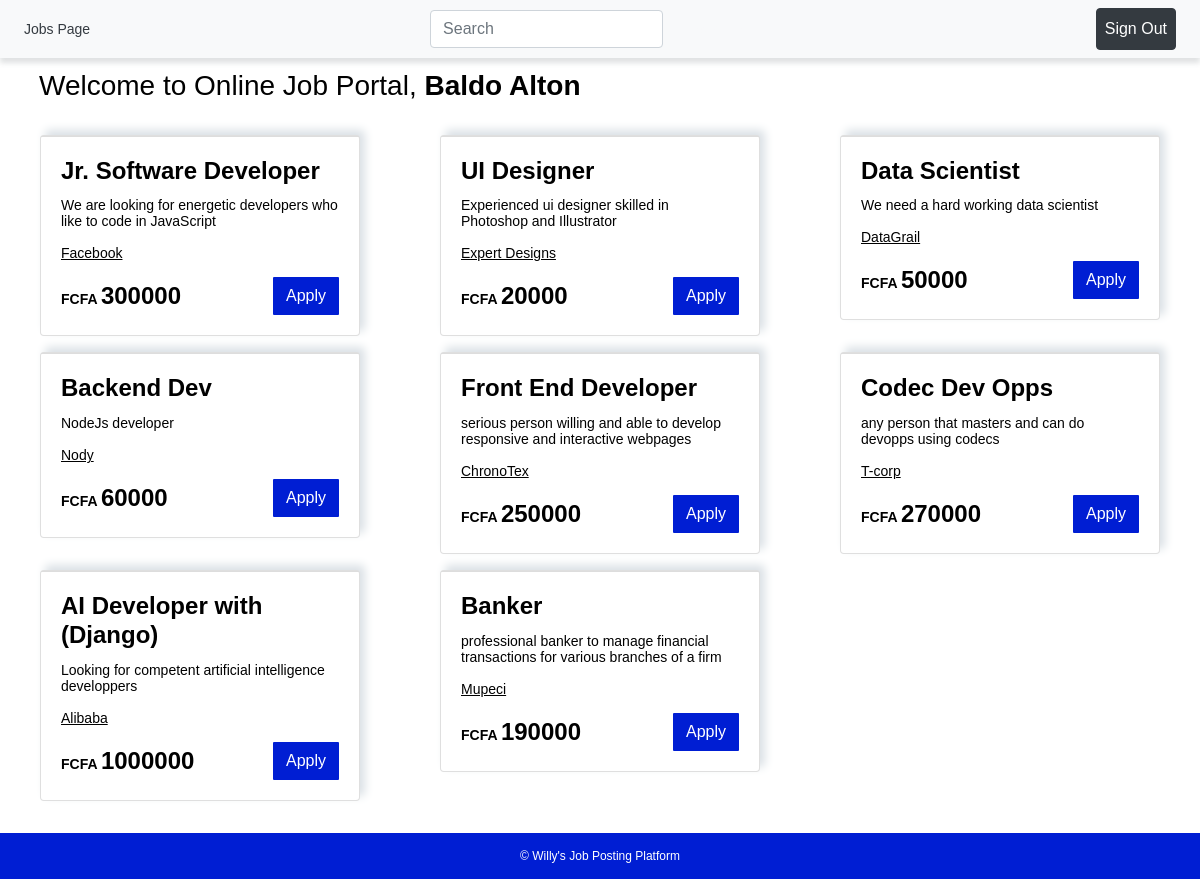
The page / (signed in) on the database its author committed.
### tables this page shows
CREATE TABLE `users` (
  `id` int(11) NOT NULL,
  `name` varchar(50) DEFAULT NULL,
  `email` varchar(50) NOT NULL,
  `password` varchar(255) NOT NULL,
  `phone` int(50) DEFAULT NULL,
  `role` varchar(50) NOT NULL DEFAULT 'user'
);

CREATE TABLE `jobs` (
  `id` int(11) NOT NULL,
  `title` varchar(255) NOT NULL,
  `description` varchar(255) NOT NULL,
  `company` varchar(50) NOT NULL,
  `salary` int(255) NOT NULL
);

### templates/job.php (the view, shortened to what this page needs)
<div class="col-md-4 col-sm-6 my-2">
	<div class="card m-auto job" style="width: 20rem;">
		<div class="card-body">
			<h4 class="card-title"><?php echo $r['title']; ?></h4>
			<p class="card-text"><?php echo $r['description']; ?></p>
			<p class="card-text company"><?php echo $r['company']; ?></p>
			<div style="display: flex; justify-content: space-between; align-items: center;">
				<div style="font-weight: 600;">FCFA <span class="salary"><?php echo $r['salary']; ?></span></div>
				<button type="button" class="btn apply-button"
					data-pid="<?php echo $r['id']; ?>"
					data-target="#applyModal<?php echo $r['id']; ?>" data-toggle="modal">
					<span class="text-white">
						Apply
					</span>
				</button>
			</div>
		</div>
	</div>
</div>

### index.php (shortened to what this page needs)
<?php
require_once ('connect.php');
?>
<?php require('templates/header.php') ?>
	<div class="d-flex mt-4 mx-4">
        <h3>Welcome to Online Job Portal,
        	<b><?php
			if ($user_logged) {
				$user_id = ($_SESSION['id']);
				$select_sql = "SELECT name FROM `users` WHERE id='$user_id'";
				$result = mysqli_query($connection, $select_sql);
				if ($result->num_rows > 0) {
					$row = mysqli_fetch_assoc($result);
					echo $row["name"];
				}
			} else {
			    echo "Guest";
			}
        	?></b>
        </h3>
    </div>
	<div class="row main-section">
      <?php
		$SelSql = "SELECT * FROM `jobs`";
		$res = mysqli_query($connection, $SelSql);
		$num_of_rows = mysqli_num_rows($res);
		if ($num_of_rows > 0) {
		    while($num_of_rows > 0) {
		    	$num_of_rows--;
		    	$r = mysqli_fetch_assoc($res);
		        include('templates/job.php');
		    }
		} else {
		    echo '<div class="container">No Jobs Available</div>';
		}
	?>
	</div>
<?php require('templates/footer.php') ?>

### css/style.css (style rules this page uses)
* { color: black; }
html, body { height: 100%; }
.apply-button { background-color: #001ed3; color: #333; border-radius: 1px; }
.job { box-shadow: 5px -5px 10px 0px #dae0e5; }
.card-body { border-top: 1px solid #ddd; }
.card-title, .salary { font-weight: 600; font-size: 1.5rem; }
.salary { margin: 0; }
.company { text-decoration: underline; }

### templates/header.php (style rules this page uses)
body { font: 14px sans-serif; }

### rows shown on the page
users: name "Baldo Alton"
jobs: title "Jr. Software Developer", description "We are looking for energetic developers who like to code in JavaScript", company "Facebook", salary "300000"
jobs: title "UI Designer", description "Experienced ui designer skilled in Photoshop and Illustrator", company "Expert Designs", salary "20000"
jobs: title "Data Scientist", description "We need a hard working data scientist", company "DataGrail", salary "50000"
jobs: title "Backend Dev", description "NodeJs developer", company "Nody", salary "60000"
jobs: title "Front End Developer", description "serious person willing and able to develop responsive and interactive webpages", company "ChronoTex", salary "250000"
jobs: title "Codec Dev Opps", description "any person that masters and can do devopps using codecs", company "T-corp", salary "270000"
jobs: title "AI Developer with (Django)", description "Looking for competent artificial intelligence developpers", company "Alibaba", salary "1000000"
jobs: title "Banker", description "professional banker to manage financial transactions for various branches of a firm", company "Mupeci", salary "190000"
